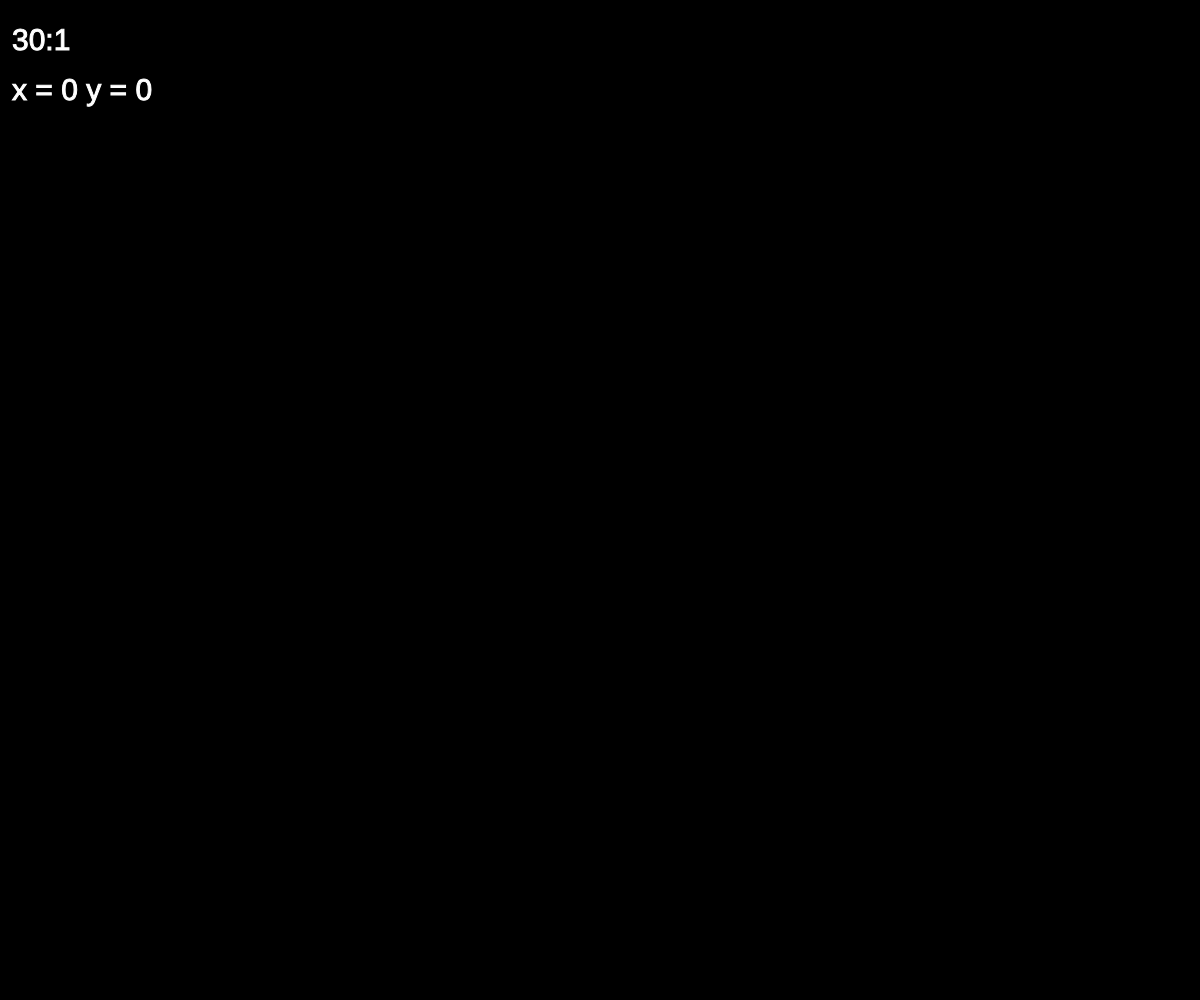
Frame 1 (no input)
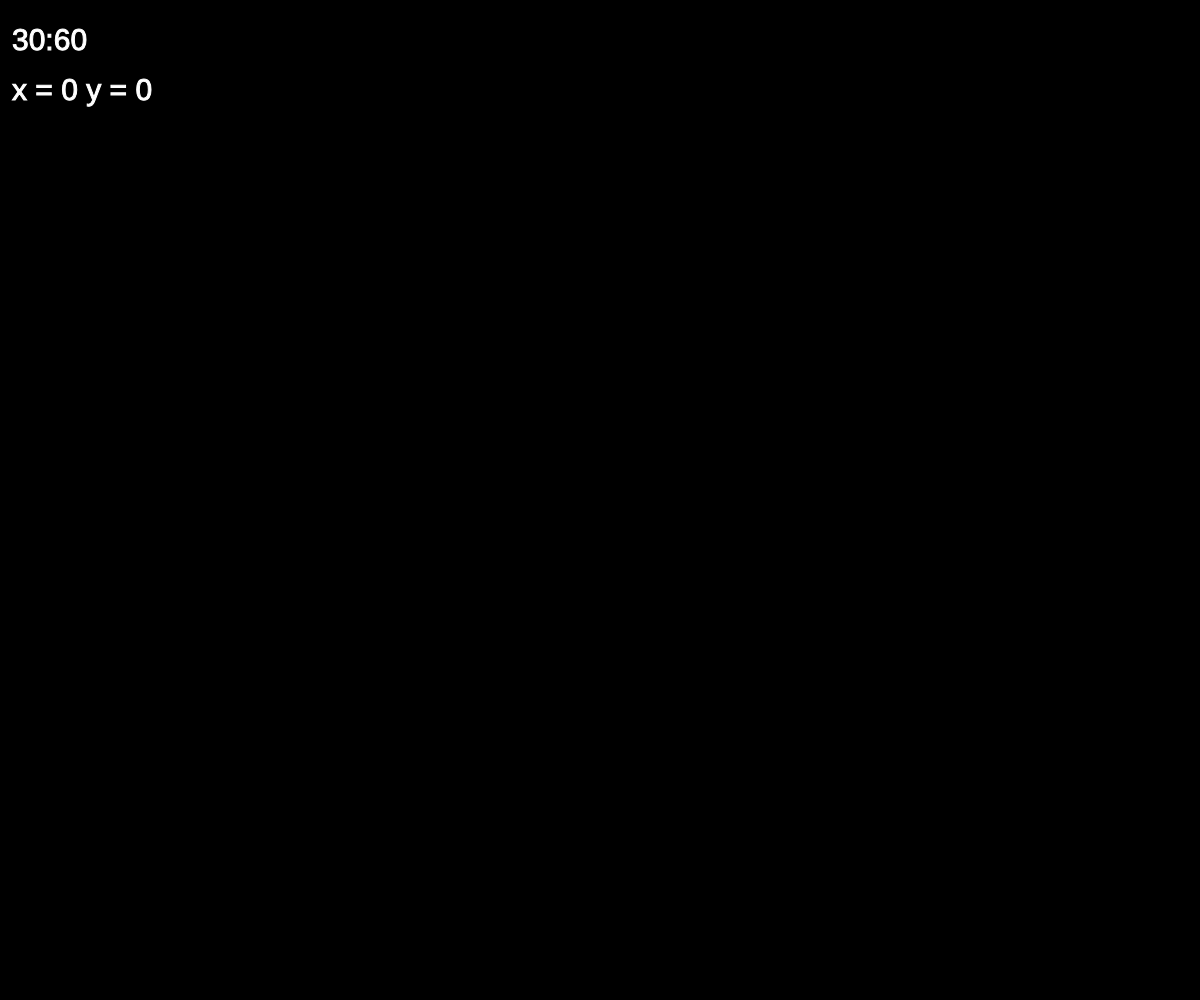
Frame 60 (no input)
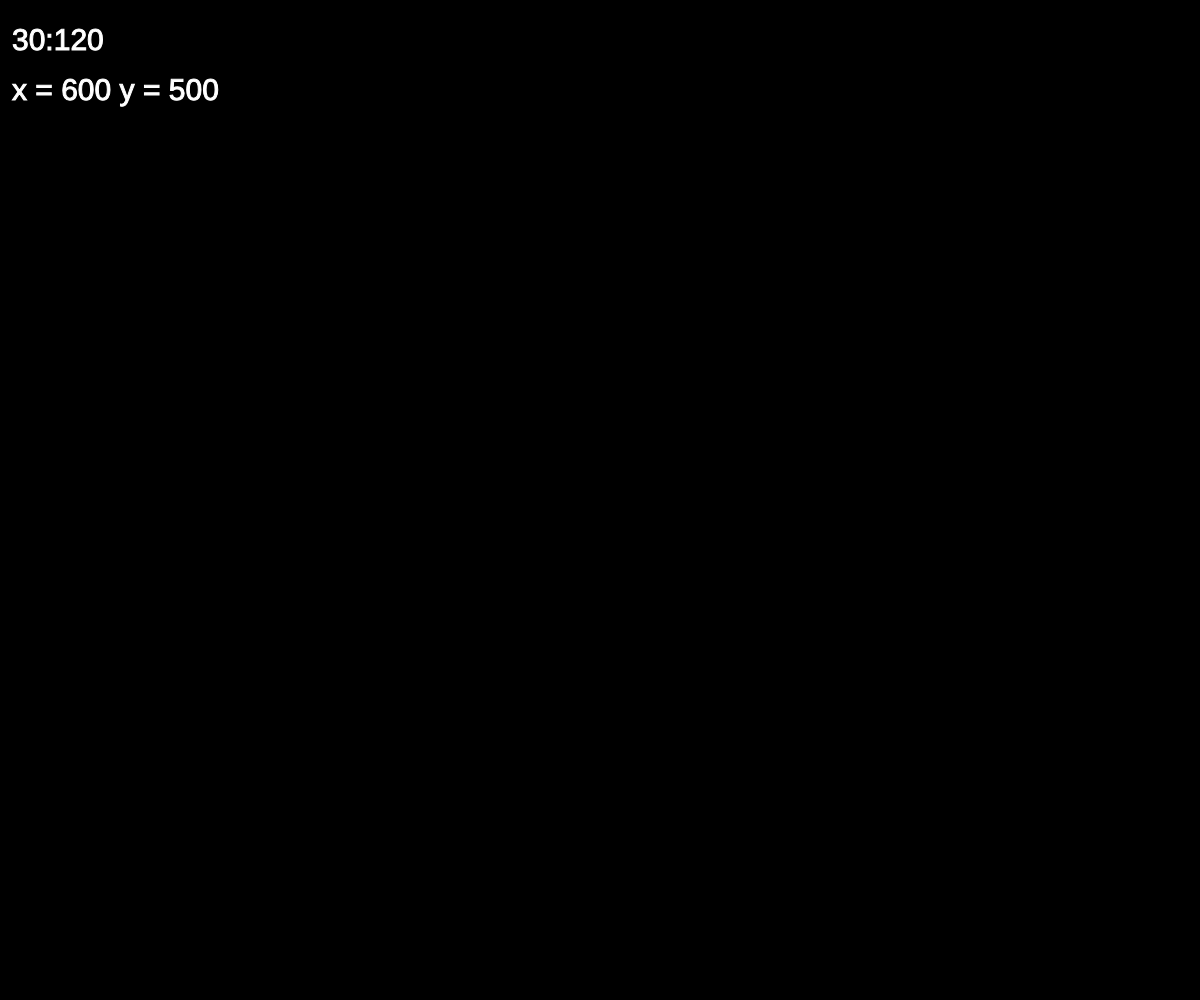
Frame 120 (the mouse pressed at the canvas centre since frame 60)

The p5.js sketch that drew these frames (run headless with seeded random() and noise() and a simulated clock; from frame 60 on, the mouse is pressed at the canvas centre):

// p5.js sketch
// ── sketch.js
function setup() {
    createCanvas(windowWidth, windowHeight);
    frameRate(30);
}

function draw() {
    background(0);

    showFPS();
    showMouseLocation();
}

function keyPressed() {
    if (keyCode === DOWN_ARROW) {

    }
}

function showFPS() {
    stroke(255);
    strokeWeight(1);
    fill(255);
    textSize(30);
    text(Math.round(frameRate()) + ":" + frameCount, width / 100, height / 20);
}


function showMouseLocation() {
    stroke(255);
    strokeWeight(1);
    fill(255);
    textSize(30);
    text("x = " + mouseX + " y = " + mouseY, width / 100, height / 10);
}
